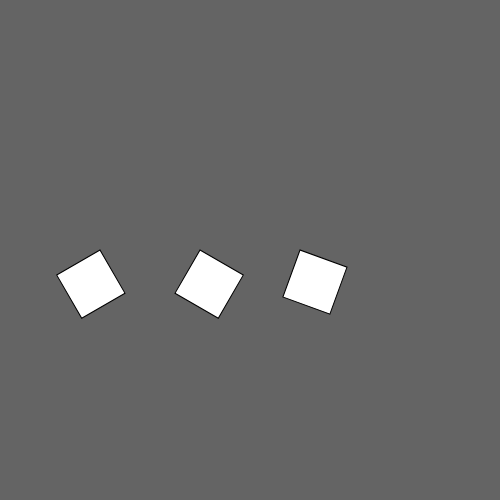
Frame 1 (no input)
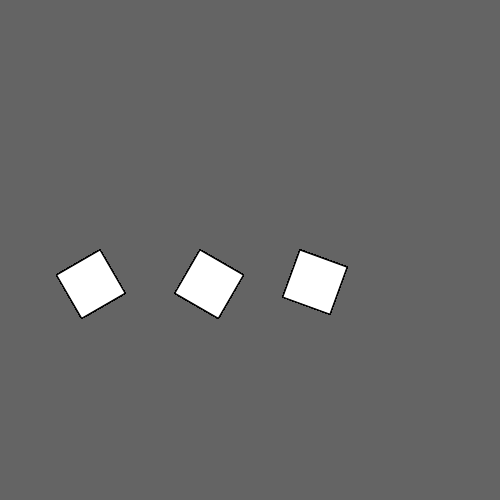
Frame 60 (no input)
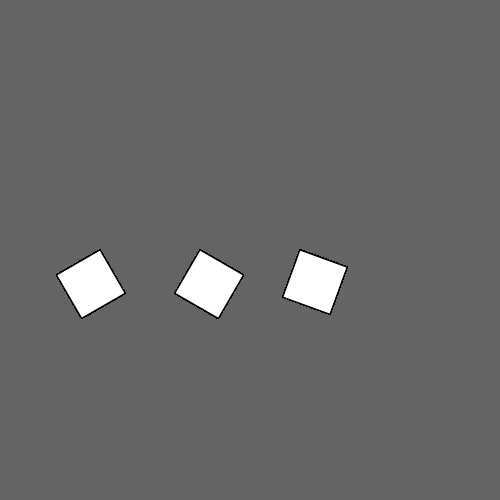
Frame 120 (the mouse pressed at the canvas centre since frame 60)

The p5.js sketch that drew these frames (run headless with seeded random() and noise() and a simulated clock; from frame 60 on, the mouse is pressed at the canvas centre):

// p5.js sketch
// ── sketch.js

function setup(){
  createCanvas(500,500);
  background(100);
}

function draw(){
	for(var i = 1; i < 4; i++){
		push();
		translate(i*100, height/2);
		rotate(PI/(3*i));
		rect(0, 0, 50, 50);
		pop();

	}
	
}
